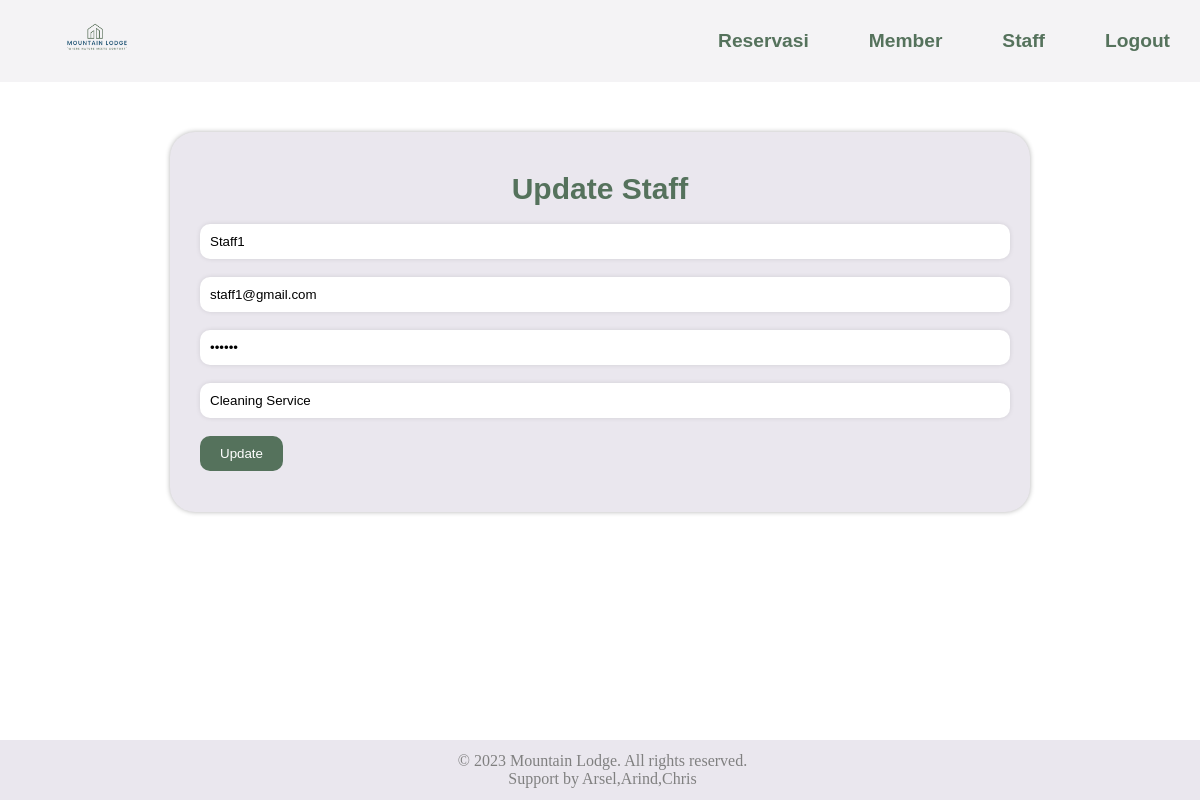
/admin/updatestaff.php?id=1 (signed in), run on the app's committed database.
### tables this page shows
CREATE TABLE `staff` (
  `id_staff` int(11) NOT NULL,
  `nama_staff` varchar(50) NOT NULL,
  `email` varchar(50) NOT NULL,
  `job` varchar(30) NOT NULL,
  `password` varchar(20) NOT NULL
);

### admin/updatestaff.php (the view, shortened to what this page needs)
<?php
require '../koneksi.php';
if (isset($_GET['id'])) {
  $id = $_GET['id'];
  $sql = "SELECT * FROM staff WHERE id_staff = $id";
  $result = mysqli_query($conn, $sql);
  if (mysqli_num_rows($result) > 0) {
    $row = mysqli_fetch_assoc($result);
    $nama = $row['nama_staff'];
    $email = $row['email'];
    $password = $row['password'];
    $job = $row['job'];
  } else {
    echo "Data tidak ditemukan.";
  }
}
?>
<!DOCTYPE html>
<html lang="en">
<head>
  <link rel="stylesheet" href="../css/style.css">
  <link rel="stylesheet" href="../css/beranda-justify.css">
  <link rel="stylesheet" href="../css/reservasi-justify.css">
</head>
<body>
  <nav>
    <div class="logo">
      <a href="berandaadmin.php">
        <img src="../img/1.png" width="20%">
      </a>
    </div>
    <div class="right-links">
      <a href="reservasi.php">Reservasi</a>
      <a href="cekmember.php">Member</a>
      <a href="cekstaff.php">Staff</a>
      <a href="../portal/logout.php">Logout</a>
    </div>
  </nav>
  <main>
    <div class="container">
      <div class="containers">
        <h1>Update Staff</h1><br>
        <form method="post" action="">
          <input type="text" name="namastaff" placeholder="Nama" value="<?php echo isset($nama) ? $nama : ''; ?>"
            required>
          <br><br>
          <input type="email" name="emailstaff" placeholder="Email" value="<?php echo isset($email) ? $email : ''; ?>"
            required>
          <br><br>
          <input type="password" name="passwordstaff" placeholder="Password"
            value="<?php echo isset($password) ? $password : ''; ?>" required>
          <br><br>
          <input type="text" name="job" placeholder="Job Staff" value="<?php echo isset($job) ? $job : ''; ?>" required>
          <br><br>
          <input type="submit" name="submit" value="Update">
        </form>
      </div>
    </div>
  </main>
  <footer>
    <div class='container-footer'>
      <p>
        &copy; 2023 Mountain Lodge. All rights reserved.
      </p>
      <p>
        Support by Arsel,Arind,Chris
      </p>
    </div>
  </footer>
</body>
</html>

### css/style.css (style rules this page uses)
* { margin: 0; }
nav { background-color: #f4f3f5; color: #f6f0eb; font-family: sans-serif; display: flex; justify-content: space-between; align-items: center; padding: 10px; }
nav a { padding: 20px; text-decoration: none; color: #55725c; font-size: larger; font-weight: bold; padding-right: 20px; white-space: nowrap; }
.logo img { max-width: 100%; }
.right-links { display: flex; align-items: center; }
.right-links a { margin-left: 20px; }
body { position: relative; }
footer { color: grey; position: absolute; right: 0; left: 0; text-align: center; height: 60px; background: #eae7ee; display: flex; bottom: 0; }
.container-footer { margin: auto; }
footer p { padding-left: 5px; }
main { align-items: center; padding-bottom: 60px; }
.container { padding: 50px 100px; align-items: center; }
.containers { font-family: "Poppins", sans-serif; width: 800px; min-height: 300px; background: #eae7ee; border-radius: 25px; box-shadow: 0 0 5px rgba(0, 0, 0, 0.3); padding: 40px 30px 40px 30px; }
.containers h1 { text-align: center; font-size: 30px; color: #55725c; }
input[type="text"], input[type="email"], input[type="password"], input[type="date"], input[type="number"], select { width: 100%; align-items: center; padding: 10px 0px 10px 10px; border: none; border-radius: 10px; box-shadow: 0px 0px 5px rgba(0, 0, 0, 0.1); }
input[type="submit"] { background-color: #55725c; color: white; padding: 10px 20px; border: none; border-radius: 10px; cursor: pointer; }

### css/beranda-justify.css (style rules this page uses)
body { height:100vh; }

### css/reservasi-justify.css (style rules this page uses)
.container { display:flex; }
.containers { margin:auto; }

### data on the page
staff: namastaff "Staff1", emailstaff "staff1@gmail.com", job "Cleaning Service"
